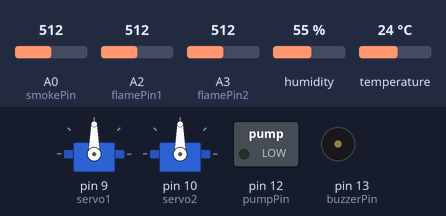
This sketch was run on a simulated Arduino Uno, built with avr-gcc and run on an emulated ATmega328P. Shown: 2 × servo, switched loads named in the sketch (green lamp = pin HIGH), buzzer (waves = sounding, pin HIGH). Inputs (shaded band) come from the test bench; at power-on: A0 (smokePin) = 512, A2 (flamePin1) = 512, A3 (flamePin2) = 512, humidity 55 %, temperature 24 °C.

Above: at 0.05 s.
At 5.1 s:
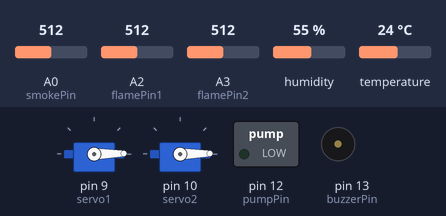
At 7.05 s:
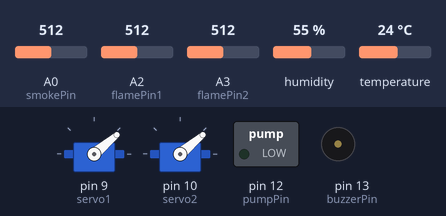
At 9.0 s:
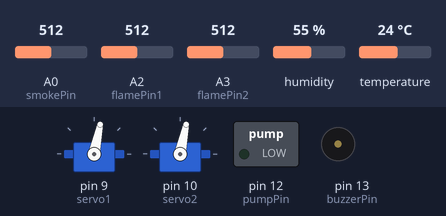
Timing chart, 0 to 11.9 s (numbered marks = the images above):
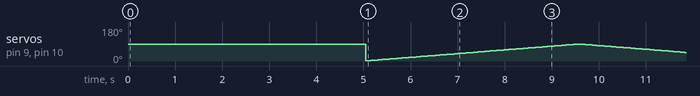

The sketch:

arduino_firealarm.ino
```cpp
#include <Servo.h>
#include <Wire.h>
#include <DHT.h>

Servo servo1;
Servo servo2;
DHT tempPin = DHT(A1, DHT22);

const int flamePin1 = A2;
const int flamePin2 = A3;
const int smokePin = A0;
const int pumpPin = 12;
const int buzzerPin = 13;

unsigned long previousMillis = 0;
unsigned long interval = 5000UL;

int pos = 1;
int step = 1;

int smokeVal, tempVal, flameVal1, flameVal2;
bool flameDetected;
bool alarmTriggered = false;

void setup() {
  Serial.begin(9600);
  Wire.begin(8);
  Wire.onRequest(requestEvent); // Register the send function

  servo1.attach(9);
  servo2.attach(10);
  pinMode(pumpPin, OUTPUT);
  pinMode(buzzerPin, OUTPUT);
  tempPin.begin();
}

void loop() {
  // Constant scanning
  flameVal1 = analogRead(flamePin1);
  flameVal2 = analogRead(flamePin2);
  flameDetected = (flameVal1 <= 150);
  flameDetected = (flameDetected || flameVal2 <= 150);
  smokeVal = analogRead(smokePin);
  tempVal = tempPin.readTemperature();

  // Local Logic
  int activeCount = (flameDetected ? 1 : 0) + (smokeVal > 700 ? 1 : 0) + (tempVal > 55 ? 1 : 0);

  if (activeCount >= 2) {
    digitalWrite(pumpPin, HIGH);
    digitalWrite(buzzerPin, HIGH);
    alarmTriggered = true;
    previousMillis = millis();
  } else if (millis() - previousMillis > interval) {
    digitalWrite(pumpPin, LOW);
    digitalWrite(buzzerPin, LOW);
    alarmTriggered = false;
    // Move Servo when alarm not active
    servo1.write(pos);
    servo2.write(pos);
    pos += step;
    if (pos <= 0 || pos >= 90) step *= -1;
  }

  delay(50);
}

void requestEvent() {
  Serial.print(smokeVal); Serial.print(",");
  Serial.print(tempVal); Serial.print(",");
  Serial.println(flameDetected ? 1 : 0);
  // Pack data into bytes to send to Master
  byte data[10];
  data[0] = smokeVal >> 8;      // Smoke High Byte
  data[1] = smokeVal & 0xFF;    // Smoke Low Byte
  data[2] = tempVal >> 8;       // Temp High Byte
  data[3] = tempVal & 0xFF;     // Temp Low Byte
  data[4] = flameVal1 >> 8;     // Flame 1 High Byte
  data[5] = flameVal1 & 0xFF;   // Flame 1 Low Byte
  data[6] = flameVal2 >> 8;     // Flame 2 High Byte
  data[7] = flameVal2 & 0xFF;   // Flame 2 Low Byte
  data[8] = flameDetected ? 1 : 0;
  data[9] = alarmTriggered ? 1 : 0;

  Wire.write(data, 10);
}
```
